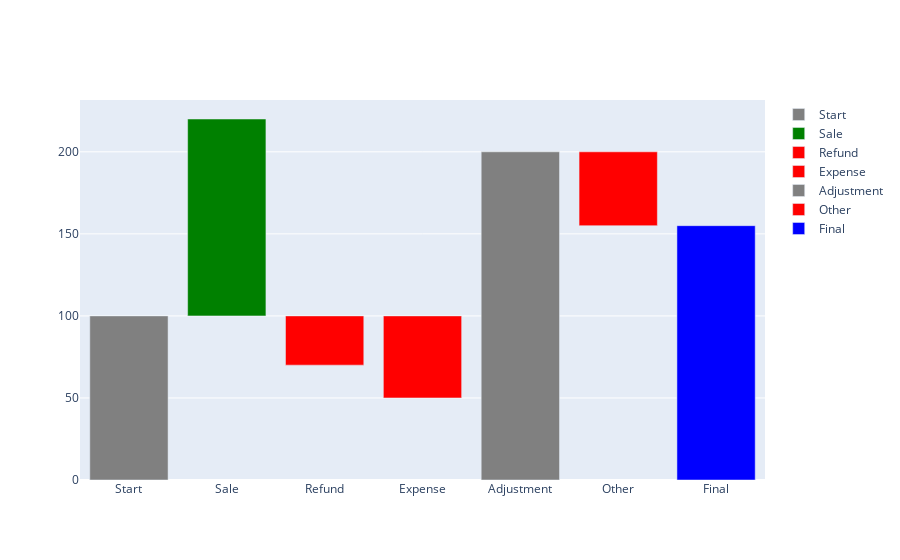

Notebook source saved alongside this figure:
### Code cell
import plotly.graph_objs as go
import plotly.offline as pyo

class WaterfallChart:
    def __init__(self, data, measures):
        self.data = data
        self.measures = measures
        self.fig = go.Figure()

    def add_bar(self, name, amount, base, color):
        bar = go.Bar(name=name, x=[name], y=[amount], base=base, marker_color=color)
        self.fig.add_trace(bar)

    def create_waterfall(self):
        base = 0
        total = 0
        for item, measure in zip(self.data, self.measures):
            name = item['name']
            amount = item.get('amount', 0)  # Use 0 if amount is None or missing
            if measure == 'total':
                # For 'total', the bar should reflect the total of all previous amounts
                amount = total
                color = 'blue'  # Total bars could have a distinct color
                self.add_bar(name, amount, 0, color)  # Total bars start from 0 base
                base = total  # Reset the base for the next bar after a total
            elif measure == 'absolute':
                # For 'absolute', set the bar at the absolute value provided
                color = 'grey'  # Absolute bars could have a distinct color
                self.add_bar(name, amount, 0, color)
                base = amount  # The next bar will start from the absolute value
                total = amount  # Update total to the absolute value
            else:  # measure is 'relative'
                # For 'relative', the bar is a change from the previous total
                color = 'green' if amount >= 0 else 'red'
                self.add_bar(name, amount, base, color)
                total += amount  # Update the running total

    def show_chart(self):
        self.create_waterfall()
        pyo.iplot(self.fig)

# Example usage:
data = [
    {'name': 'Start', 'amount': 100},
    {'name': 'Sale', 'amount': 120},
    {'name': 'Refund', 'amount': -30},
    {'name': 'Expense', 'amount': -50},
    {'name': 'Adjustment', 'amount': 200},
    {'name': 'Other', 'amount': -45},
    {'name': 'Final', 'amount': None}
]
measures = ['absolute', 'relative', 'relative', 'relative', 'absolute', 'relative', 'total']

chart = WaterfallChart(data, measures)
chart.show_chart()

### Figure 1 — Plotly figure (JSON) as saved in the notebook; plotly's stock layout.template omitted (floating-point values rounded to 4 significant figures)
{"data": [{"base": 0, "marker": {"color": "grey"}, "name": "Start", "type": "bar", "x": ["Start"], "y": [100]}, {"base": 100, "marker": {"color": "green"}, "name": "Sale", "type": "bar", "x": ["Sale"], "y": [120]}, {"base": 100, "marker": {"color": "red"}, "name": "Refund", "type": "bar", "x": ["Refund"], "y": [-30]}, {"base": 100, "marker": {"color": "red"}, "name": "Expense", "type": "bar", "x": ["Expense"], "y": [-50]}, {"base": 0, "marker": {"color": "grey"}, "name": "Adjustment", "type": "bar", "x": ["Adjustment"], "y": [200]}, {"base": 200, "marker": {"color": "red"}, "name": "Other", "type": "bar", "x": ["Other"], "y": [-45]}, {"base": 0, "marker": {"color": "blue"}, "name": "Final", "type": "bar", "x": ["Final"], "y": [155]}], "layout": {}}
